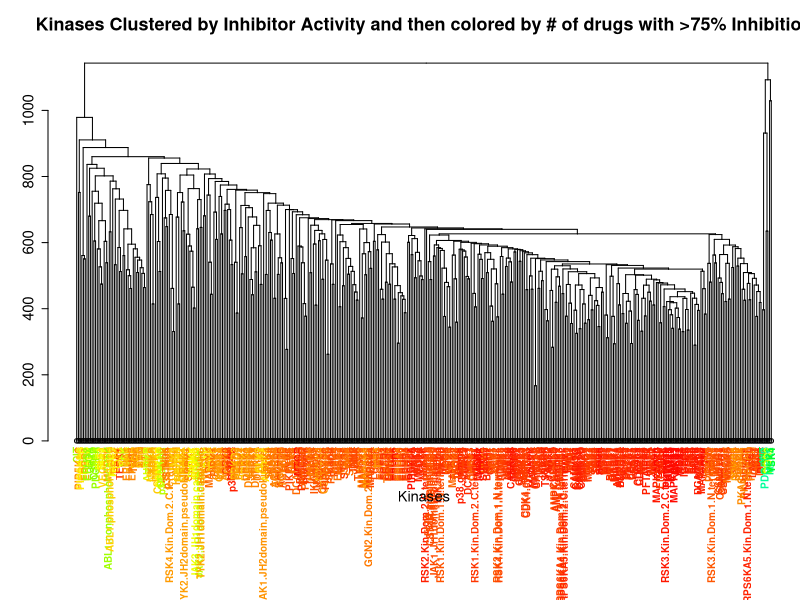

Write the R code that produced this figure.
rawData <- t(read.csv("Drewry-data.csv"))
kinaseDist <- dist(rawData)
kinaseClust <- hclust(kinaseDist,method="average")

inhData<- read.csv("data-Drewry-75inh.csv")
pdf(file="Drewry-dendrogram-UPGMA-colors.pdf",width=40, height=10)
hcd <-as.dendrogram(kinaseClust)
mycols <- grDevices::rainbow(length(inhData))
colLab <- function(n) {
    if(is.leaf(n)) {
      a <- attributes(n)
	  label <- a$label
      attr(n, "nodePar") <-
        c(a$nodePar, list(lab.col = mycols[inhData[ ,label]]))
      attr(n, "frame.plot") <- TRUE
    }
    n
  }
clusDendro = dendrapply(hcd, colLab)
par(cex=0.6, font=2,mar=c(12, 4, 4, 0))
plot(clusDendro, xlab="", ylab="", main="", sub="", pin=c(8,1),mai=rep(0.1,4),axes=FALSE)
par(cex=0.9)
title(xlab="Kinases", ylab="", main="Kinases Clustered by Inhibitor Activity and then colored by # of drugs with >75% Inhibition")
axis(2)
dev.off()